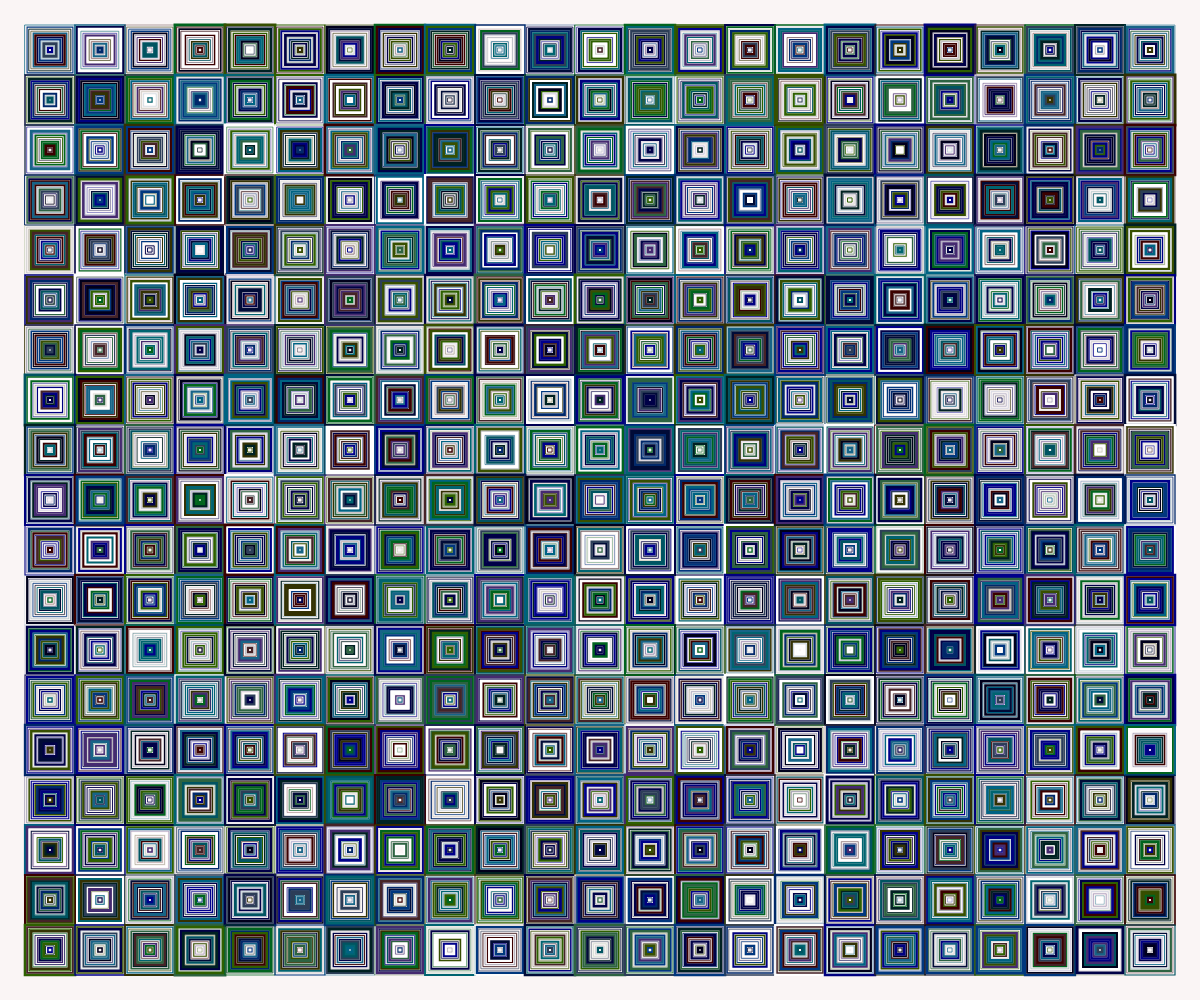
Frame 1 (no input)
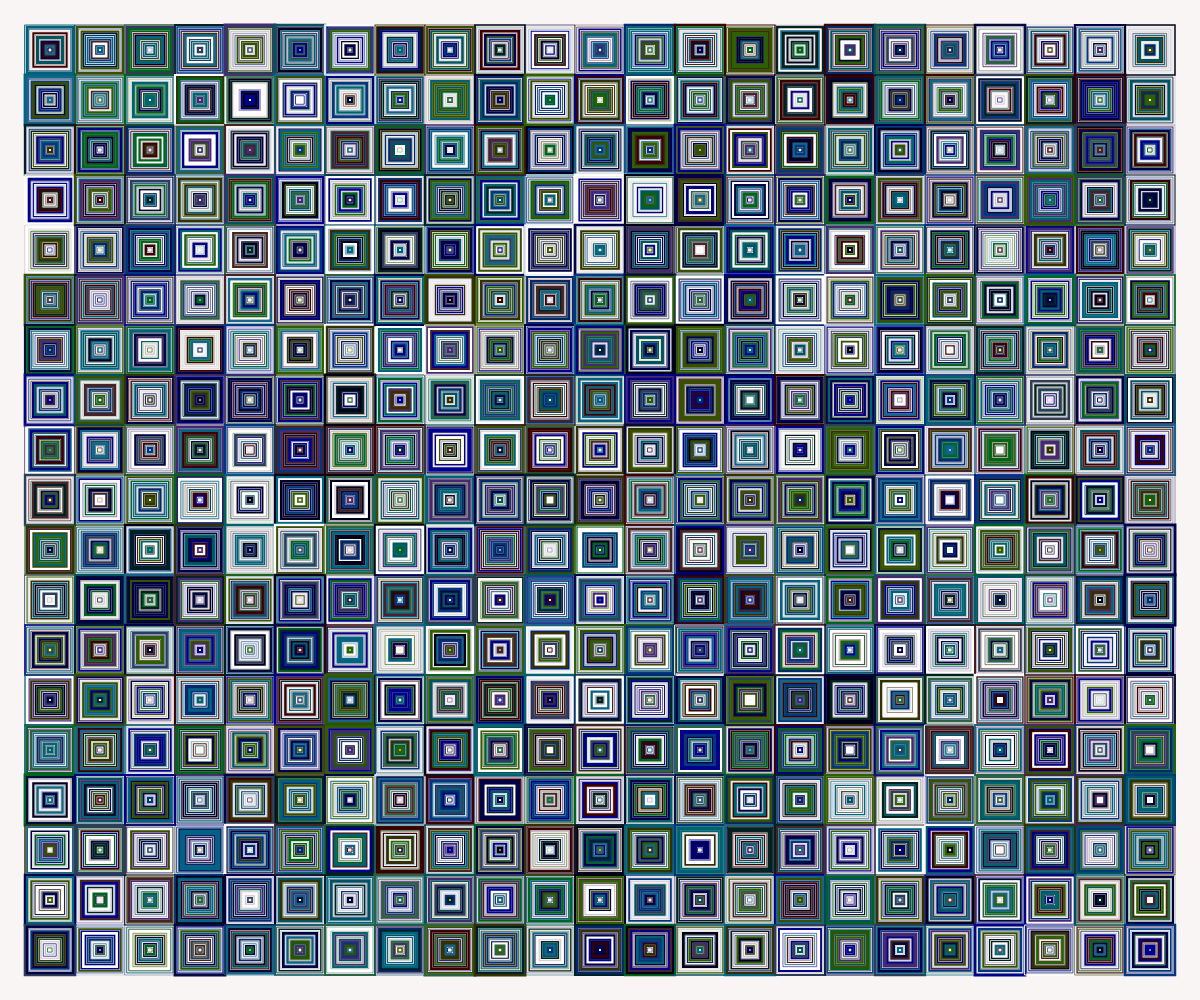
Frame 2 (the mouse pressed at the canvas centre, redrawn once)

The p5.js sketch that drew these frames (run headless with seeded random() and noise() and a simulated clock; the mouse was pressed at the canvas centre and the sketch redrawn once):

// p5.js sketch
// ── sketch.js
function setup() {
  createCanvas(windowWidth, windowHeight);
  noLoop(); 
}

//  _."._."._."._."._."._."._."._."._."._."._."._."._."._."._."._ ."._."._."._."._."._."._."._."._."._."._."._."._."._."._."._ //
//  _."._."._."._."._."._."._."._."._."._."._."._."._."._."._."._ ."._."._."._."._."._."._."._."._."._."._."._."._."._."._."._ //


function draw() {
  background('#FAF5F5');

  let squareSize = 50; // Dimensione del quadrato principale
  let padding = 18.2; // Padding dai bordi della finestra

    // Calcola il numero massimo di colonne e righe
    //arrotonda il numero verso il basso all'intero più vicino
  let numColumns = Math.floor((windowWidth - padding * 2) / squareSize); 
  let numRows = Math.floor((windowHeight - padding * 2) / squareSize); 

  // origine x, y per centrare il disegno
  //dimensione della "forma" creata dall'insieme di righe e colonne
  let totalWidth = numColumns * squareSize;
  let totalHeight = numRows * squareSize;

  //il diviso 2 per indicare la spaziatura dai due lati
  let startX = (windowWidth - totalWidth) / 2; 
  let startY = (windowHeight - totalHeight) / 2; 

  // Iterazione sia attraverso le righe sia attraverso le colonne
  for (let i = 0; i < numColumns; i++) {
    for (let j = 0; j < numRows; j++) {
      let x = startX + i * squareSize; // Calcola la posizione x di ciascun quadrato
      let y = startY + j * squareSize; // Calcola la posizione y di ciascun quadrato

      // Chiamata alla funzione ConcentricSquares
      ConcentricSquares(x, y, squareSize);
    }
  }

} 

/*     | |
        | |
     __ | | __ 
    '. \   / .'
      '.\ /.'
        '.'

*/



// Funzione per disegnare quadrati concentrici
function ConcentricSquares(x, y, size) {
  // ARRAY con i colori della palette
  let palette = ["#00641E", "#000147", "#00286A", "#fffff", "#452A70", "#333103", "#176487", "#006470", "#452327", 
                 "#374F00", "#00008B", "#000047", "#2E6000", "#00001B", "#2D6341", "#3B0000", "#006383","#00377E",
                 "#002122", "#2C3E58", "#000B37", "#000080", "#005461"];

  let numConcentricSquares = 12; // Numero di quadrati concentrici
  let decrementSquares = size / numConcentricSquares; 

  // CONTORNI
  let minBorderWeight = 0.1;  // Spessore minimo del contorno
  let maxBorderWeight = 3;  // Spessore massimo del contorno

  for (let i = 0; i < numConcentricSquares; i++) {
    let currentSize = size - (i * decrementSquares); 

    // Colore random dello stroke a partire da una palette
    let randomColor = palette[floor(random(palette.length))]; // Seleziona un colore casuale dalla palette
    stroke(randomColor); // Usa il colore selezionato
    noFill();
    strokeWeight(random(minBorderWeight, maxBorderWeight)); // Lo spessore del contorno viene generato in maniera randomica

    // DISEGNA EFFETTIVAMENTE IL QUADRATO, centrato nella posizione
    rect(x + (size - currentSize) / 2, y + (size - currentSize) / 2, currentSize, currentSize);
  }
}

function windowResized() {
  // Quando cambiano le dimensioni della finestra, cambiano anche quelle della canvas
  resizeCanvas(windowWidth, windowHeight);
  redraw(); 
  // Il contenuto della canvas viene ridisegnato in base al ridimensionamento della finestra
}


















































































/*

  .-.-.   .-.-.   .-.-.   .-.-.   .-.-.   .-.-.   .-.-.   
 / / \ \ / / \ \ / / \ \ / / \ \ / / \ \ / / \ \ / / \ \ 
`-'   `-`-'   `-`-'   `-`-'   `-`-'   `-`-'   `-`-'   `-`


function setup() {
  createCanvas(windowWidth, windowHeight);

}

function draw() {
 noLoop();
  background("#3c3b4c");
  fill("Lightblue");
  noStroke();
  let height=25;
  let verticalGutter=10;

  //column=altezza/ (larghezza rect + spazio orizzontale)
  let columns = windowWidth/(verticalGutter + 5);
  //righe=altezza/ (altezza rect + spazio verticale)
  let rows = windowHeight/(height + verticalGutter);

 for(let i= 0; i < columns; i++)
{
  for (let r=0; r<rows; r++){
    let yPos=r*(height + verticalGutter) + random(-2.5, 2.5)
    let xPos=i*(verticalGutter+5)+random(-2.5, 2.5)
    //fill(random(0,120));
    rect(xPos, yPos, 10, 20);
  }
 
 }

}
 */





/*
.--..--..--..--..--..--..--..--..--..--..--..--..--..--..--..--.
/ .. \.. \.. \.. \.. \.. \.. \.. \.. \.. \.. \.. \.. \.. \.. \.. \
\ \/\ \/\ \/\ \/\ \/\ \/\ \/\ \/\ \/\ \/\ \/\ \/\ \/\ \/\ \/\ \/ /
 \/ /\/ /\/ /\/ /\/ /\/ /\/ /\/ /\/ /\/ /\/ /\/ /\/ /\/ /\/ /\/ /
 / /\/ /`' /`' /`' /`' /`' /`' /`' /`' /`' /`' /`' /`' /`' /\/ /\
/ /\ \/`--'`--'`--'`--'`--'`--'`--'`--'`--'`--'`--'`--'`--'\ \/\ \
\ \/\ \                                                    /\ \/ /
 \/ /\ \                                                  / /\/ /
 / /\/ /                template                          \ \/ /\
/ /\ \/                     originale                     \ \/\ \
\ \/\ \                                                   /\ \/ /
 \/ /\ \                                                  / /\/ /
 / /\/ /                                                  \ \/ /\
/ /\ \/                                                    \ \/\ \
\ \/\ \.--..--..--..--..--..--..--..--..--..--..--..--..--./\ \/ /
 \/ /\/ ../ ../ ../ ../ ../ ../ ../ ../ ../ ../ ../ ../ ../ /\/ /
 / /\/ /\/ /\/ /\/ /\/ /\/ /\/ /\/ /\/ /\/ /\/ /\/ /\/ /\/ /\/ /\
/ /\ \/\ \/\ \/\ \/\ \/\ \/\ \/\ \/\ \/\ \/\ \/\ \/\ \/\ \/\ \/\ \
\ `'\ `'\ `'\ `'\ `'\ `'\ `'\ `'\ `'\ `'\ `'\ `'\ `'\ `'\ `'\ `' /
 `--'`--'`--'`--'`--'`--'`--'`--'`--'`--'`--'`--'`--'`--'`--'`--'
*/

/*
function preload() {
  // put preload code here
}

function setup() {
  createCanvas(windowWidth, windowHeight);
  // put setup code here
  const message =
    "This is a template repository\nfor the course Laboratorio di Computergrafica\nCommunication Design, Politecnico di Milano";
  textAlign(CENTER, CENTER);
  textSize(16);
  text(message, width / 2, height / 2);
}

function draw() {
  // put drawing code here
}*/
